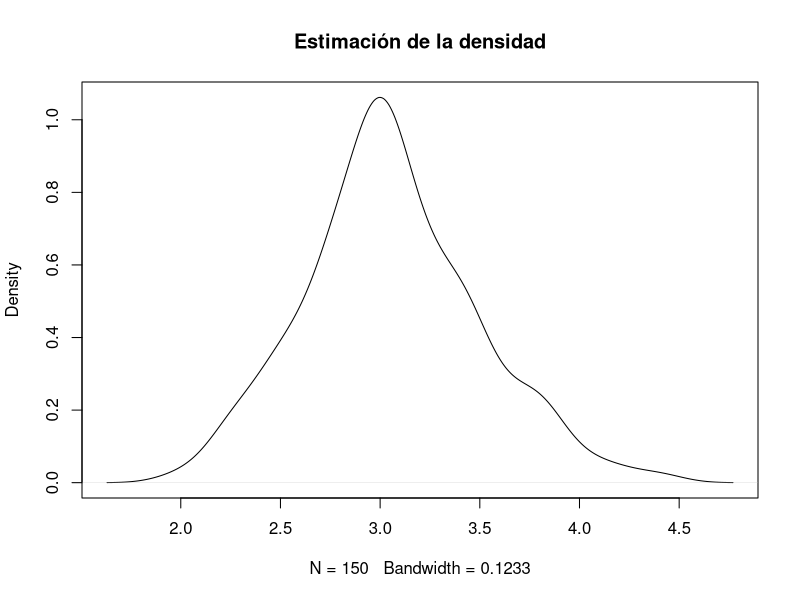
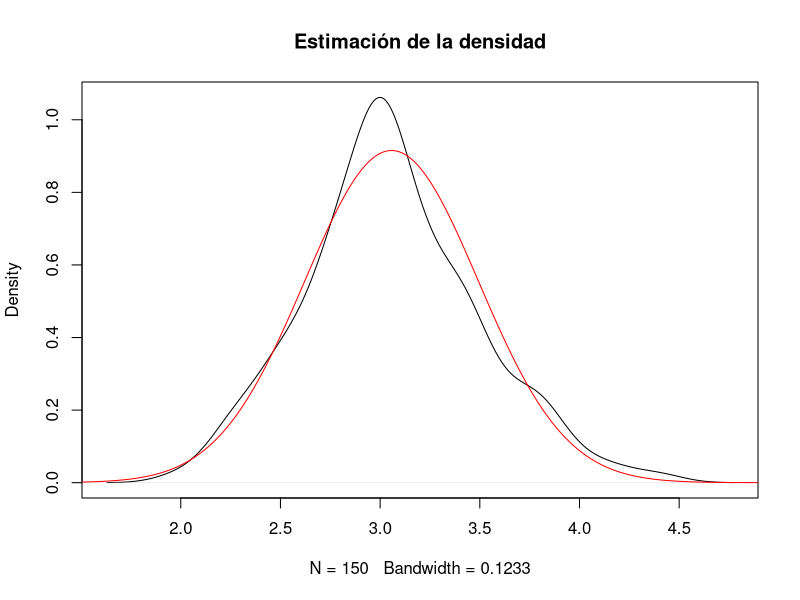
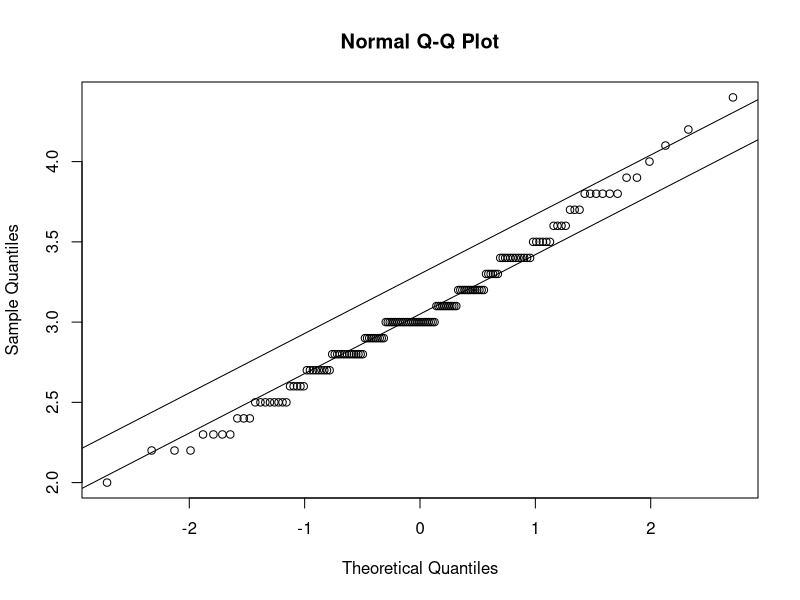

Here is the R script that generated these plots, in order:
## ---- chunk 1
knitr::opts_chunk$set(echo = TRUE)
## ---- chunk 2
muestra = iris$Sepal.Width
plot(density(muestra), main = "Estimación de la densidad")
## ---- chunk 3
muestra = iris$Sepal.Width
plot(density(muestra), main = "Estimación de la densidad")
x = seq(from=1, to = 5, by =  0.01)
mu = mean(iris$Sepal.Width)
sigma = sd(iris$Sepal.Width)
lines(x, dnorm(x,mean=mu,sd=sigma), col = "red")
## ---- chunk 4

qqnorm(y = iris$Sepal.Width)
qqline(y = iris$Sepal.Width, distribution = qnorm)
qqline(y = iris$Sepal.Width + 0.50/2, distribution = qnorm)

## ---- chunk 5
set.seed(2020)
muestra_flores <- sample(iris$Species, 10)
flores_escogidas <- iris[muestra_flores,]
table(muestra_flores)

chisq.test(table(muestra_flores))
## ---- chunk 6
chisq.test(table(muestra_flores), simulate.p.value = TRUE, B = 2000)
## ---- chunk 7
extremos_izquierdos <- c(-Inf, 1.95, 2.45, 2.95, 3.45, 3.95, 4.45)
extremos_derechos <- c(1.95, 2.45, 2.95, 3.45, 3.95, 4.45, Inf)
frecuencias_empiricas <- c(2, 1,4, 15, 10, 5, 3)
n = sum(frecuencias_empiricas)
## ---- chunk 8
mu = 3.5; sigma = 0.7;
probabilidades_teoricas <- pnorm(extremos_derechos, mu, sigma) - pnorm(extremos_izquierdos, mu, sigma)

chisq.test(frecuencias_empiricas, p = probabilidades_teoricas)

chisq.test(frecuencias_empiricas, p = probabilidades_teoricas, simulate.p.value = TRUE, B = 2000)
## ---- chunk 9
frecuencias_empiricas <- c(229, 211, 93, 35, 8)
estimacion_lambda <- (211+93*2+35*3+7*4+1*5)/(229+211+93+35+7+1)
probabilidades_esperadas <- c(dpois(0, estimacion_lambda), dpois(1, estimacion_lambda), dpois(2, estimacion_lambda), dpois(3, estimacion_lambda), 1-ppois(3, estimacion_lambda))

chisq.test(frecuencias_empiricas, p=probabilidades_esperadas)
## ---- chunk 10
test.chi2 = chisq.test(frecuencias_empiricas, p = probabilidades_esperadas)

pchisq(test.chi2[[1]],3, lower.tail = FALSE)
